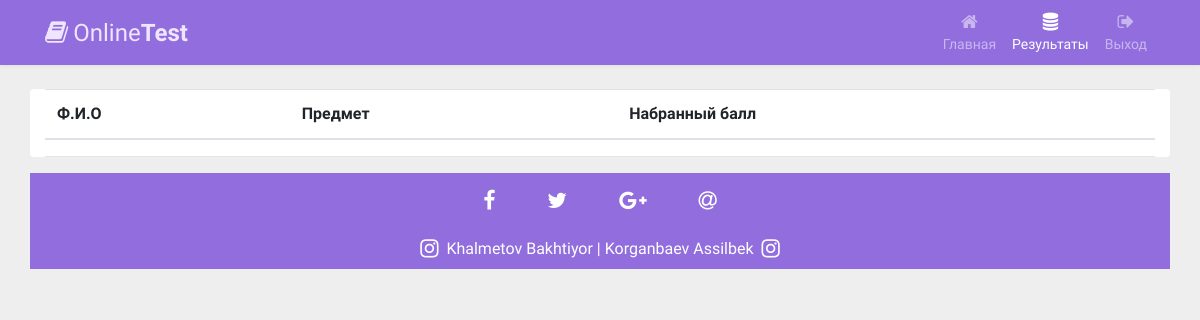
The page /results (signed in) on the database as committed earlier.
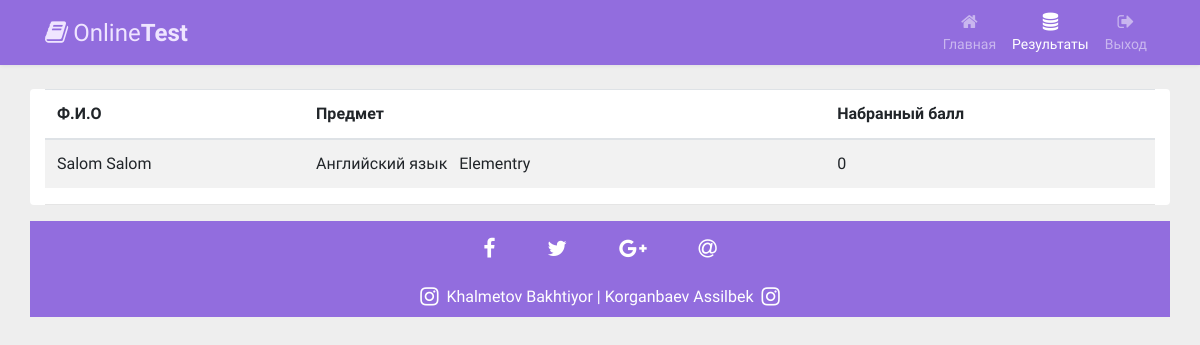
The same page on the database as committed later.
### main/models.py (models this page shows, shortened)
class UserTestItem(models.Model):
    title = models.CharField(max_length=200, blank=True)
    test = models.ForeignKey(Test, on_delete=models.CASCADE, default="")
    user = models.ForeignKey(User, on_delete=models.CASCADE, default="")
    start_date = models.DateTimeField()
    stop_date = models.DateTimeField()
    ball = models.IntegerField(default=0)
    count_question = models.IntegerField(default=0)
    true_question = models.ImageField(default=0)

class User(models.Model):
    first_name = models.CharField(max_length=300)
    last_name = models.CharField(max_length=300)
    clas = models.ForeignKey(Class, on_delete=models.CASCADE)
    ball = models.IntegerField(default=0)
    rating = models.IntegerField(default=0)
    def __str__(self):
        return f'{self.last_name} {self.first_name}'

class Test(models.Model):
    title = models.CharField(max_length=300, blank=True, default="")
    subject = models.ForeignKey(Subject, on_delete=models.CASCADE)
    clas = models.ForeignKey(Class, on_delete=models.CASCADE)
    start_time = models.DateTimeField()
    stop_time = models.DateTimeField()
    limit = models.IntegerField(default=40)
    description = models.TextField()

class Subject(models.Model):
    title = models.CharField(max_length=300)
    logo = models.ImageField(upload_to='upload', blank=True)
    status = models.IntegerField(default=0, blank=True)
    rating = models.IntegerField(default=0, blank=True)

### main/views.py (the view)
# urls.py: path('results', resultsHandler),
def resultsHandler(request):
    if not request.user.is_authenticated:
        tests = []
        current_user = request.session.get('user_id', None)
        if current_user:
            current_user = User.objects.get(id=int(current_user))
            if current_user:
                tests = UserTestItem.objects.filter(user__id=int(current_user.id))
    else:
        tests = UserTestItem.objects.all()
    return render(request, 'results.html', {'tests': tests})

### templates/results.html (shortened to what this page needs)
<!DOCTYPE html>
<html lang="en">
<head>
<link rel="stylesheet" href="https://stackpath.bootstrapcdn.com/bootstrap/4.5.0/css/bootstrap.min.css">
<link rel="stylesheet" href="https://maxcdn.bootstrapcdn.com/font-awesome/4.7.0/css/font-awesome.min.css">
</head>
<body>
<nav class="navbar navbar-expand-xl navbar-dark bg-dark">
  <div class="container">
    <a href="#" class="navbar-brand"><i class="fa fa-book" ></i>Online<b>Test</b></a>
    <div id="navbarCollapse" class="collapse navbar-collapse justify-content-start">
      <div class="navbar-nav ml-auto ">
        <a href="/" class="nav-item nav-link "><i class="fa fa-home"></i><span>Главная</span></a>
        <a href="/results" class="nav-item nav-link active"><i class="fa fa-database"></i><span>Результаты</span></a>
        <a href="/davay" class="nav-item nav-link"><i class="fa fa-sign-out"></i><span>Выход</span></a>
      </div>
    </div>
  </div>
</nav>
<div class="container rounded mt-4 bg-white" >
    <div class="bs-example">
        <table class="table table-striped">
            <thead>
                <tr>
                    <th>Ф.И.О</th>
                    <th>Предмет</th>
                    <th>Набранный балл</th>
                </tr>
            </thead>
            <tbody>
            {% for tt in tests %}
                <tr>
                    <td>{{ tt.user }}</td>
                    <td>{{ tt.test.subject.title }}&nbsp;&nbsp; {{ tt.test.title }}</td>
                    <td>{{ tt.ball }}</td>
                </tr>
            {% endfor %}
            </tbody>
        </table>
        <hr class="hr-2">
    </div>
</div>
<footer class="container page-footer font-small w-100" style=" bottom:0;background:#926dde;">
  <div class="container" >
      <div class="col-md-12 ">
        <div class=" text-center py-3 text-white">
          <a ><i class="fa fa-facebook-f fa-lg mr-md-5 mr-3"> </i></a>
          <a ><i class="fa fa-twitter fa-lg mr-md-5 mr-3"> </i></a>
          <a ><i class="fa fa-google-plus fa-lg mr-md-5 mr-3"> </i></a>
          <a><i class="fa fa-at fa-lg"> </i></a>
        </div>
      </div>
  </div>
<div class="footer-copyright text-center py-2 text-white">
  <a><i class="fa fa-instagram fa-lg mr-md-2"></i></a><a class="text-white" href="https://www.instagram.com/bahtiyor_holmetov/">Khalmetov Bakhtiyor </a>|<a class="text-white" href="https://www.instagram.com/assilbek__/"> Korganbaev Assilbek</a><a><i class="fa fa-instagram fa-lg ml-md-2 "> </i></a>
</div>
</footer>
</body>
</html>

Rows that differ between the two databases and show on the page:
added UserTestItem: user "Salom Salom", test.subject "Английский язык", test "Elementry", ball "0"
